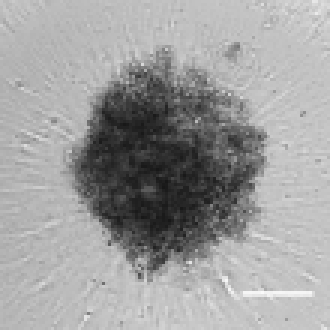
#> input picture img/sample_NonspheroidDead.png, 110 x 110 px (shown 3 times larger)
$ python -i segmentSpheroid.py   (imports and definitions only)
#> lines starting #> are read from the running program, lines starting #| are printed output that depends on the picture; after the words box and inside, x2 and y2 are one past the last pixel; in counts of white or black regions, pixels touching at a corner belong together
def segmentSpheroid(inputImagePath,dilationDisk = 12,blockSize = 501, minSpheroidArea = 100):
    # [6 lines of commented-out code are left out]

#> called with inputImagePath = 'img/sample_NonspheroidDead.png', dilationDisk = 12, blockSize = 501, minSpheroidArea = 100
    import skimage
    import math
    import cv2
    from scipy import ndimage
    from skimage import measure,morphology
    #import matplotlib.pyplot as plt
    import numpy as np

    inputImage = cv2.imread(inputImagePath,0) #0 = grey, 1=RGB, ..
#> inputImage is the input picture: shape (110, 110); min 23, max 250, mean 158.3
    processedImage = skimage.util.img_as_ubyte(inputImage) #convert to unsigned 8bit

    # here error for conversion
    thresholdedImage = cv2.adaptiveThreshold(processedImage,255,cv2.ADAPTIVE_THRESH_GAUSSIAN_C,cv2.THRESH_BINARY_INV,blockSize,0) #return inverted threshold, 0 = threshold correction factor
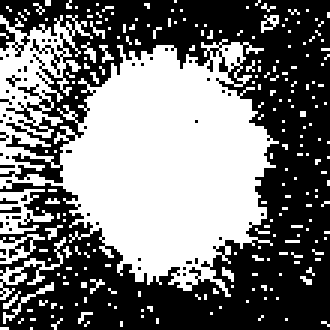
#> thresholdedImage: shape (110, 110) (shown 3 times larger); 46.8% white; 225 white regions (220 under 20 px)
    selem = skimage.morphology.disk(dilationDisk)

    thresholdedImage = cv2.dilate(thresholdedImage,selem,iterations = 1)
#> thresholdedImage: shape (110, 110); every value is 255

    thresholdedImage = ndimage.binary_fill_holes(thresholdedImage)
#> thresholdedImage: shape (110, 110) bool; every value is 1

    labeledImage = measure.label(thresholdedImage)
#> labeledImage: shape (110, 110) int32; every value is 1
    allProperties = measure.regionprops(labeledImage)
#> allProperties = 1 regions; box (x1, y1, x2, y2) and area: (0, 0, 110, 110) 12100


    imageHeight, imageWidth = thresholdedImage.shape[:2]
#> imageHeight = 110; imageWidth = 110
    #initialize empty arrays for area and distance filtering
    areas=np.empty(len(allProperties))
#> areas = [0]
    distancesToCenter = np.empty(len(allProperties))
#> distancesToCenter = [0]
    labels = np.empty(len(allProperties))
#> labels = [0]

    #find the index connected area which is closest to center of the image also area filter
    i = 0
    for props in allProperties:
        y0, x0 = props.centroid
        distance = math.sqrt((y0 -imageHeight/2)**2 + (x0 -imageWidth/2)**2)
        distancesToCenter[i] = distance
        areas[i] = props.area
        labels[i] = props.label
        i=i+1
#> this loop made 1 pass
#> (y0, x0, distance, i) on pass 1: (54.5, 54.5, 0.707, 1)
#> after the loop, areas = [12100]; distancesToCenter = [0.707]; i = 1; labels = [1]

    #filter by area
    distancesToCenter = distancesToCenter[areas>minSpheroidArea]
    labels = labels[areas>minSpheroidArea]
    # filter by distance and get the index
    indexOfMinDistance = labels[distancesToCenter == min(distancesToCenter)]
#> indexOfMinDistance = [1]
    indexOfMinDistance = indexOfMinDistance.astype(int) -1
#> indexOfMinDistance = [0]

#> (the run stopped early here; a loop or call above may not have finished)

$ run again, on img/sample_NonspheroidHealthy.png
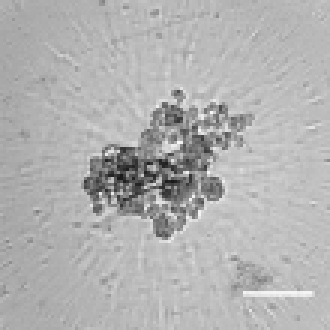
#> input picture img/sample_NonspheroidHealthy.png, 110 x 110 px (shown 3 times larger)
#> in segmentSpheroid, inputImage is the input picture: shape (110, 110); min 25, max 248, mean 177.7
#> in segmentSpheroid, `thresholdedImage = cv2.adaptiveThreshold(processedImage,255,cv2.ADAPTI..`:
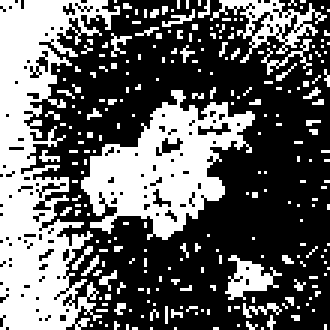
#> thresholdedImage: shape (110, 110) (shown 3 times larger); 38.8% white; 248 white regions (240 under 20 px)
#> labeledImage: shape (110, 110) int32; every value is 1
#> allProperties = 1 regions; box (x1, y1, x2, y2) and area: (0, 0, 110, 110) 12100
#> in segmentSpheroid, `areas=np.empty(len(allProperties))`: areas = [0]
#> the loop in segmentSpheroid, `for props in allProperties:` made 1 pass
#> (y0, x0, distance, i) on pass 1: (54.5, 54.5, 0.707, 1)
#> after the loop in segmentSpheroid, `for props in allProperties:`: areas = [12100]; distancesToCenter = [0.707]; i = 1; labels = [1]
#> in segmentSpheroid, `indexOfMinDistance = indexOfMinDistance.astype(int) -1`: indexOfMinDistance = [0]

$ run again, on img/sample_SpheroidHealthy.png
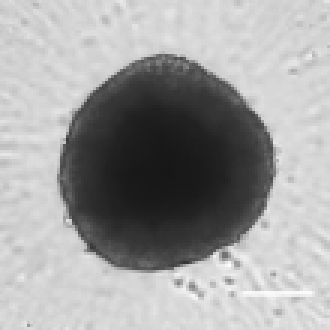
#> input picture img/sample_SpheroidHealthy.png, 110 x 110 px (shown 3 times larger)
#> in segmentSpheroid, inputImage is the input picture: shape (110, 110); min 23, max 254, mean 159.8
#> in segmentSpheroid, `thresholdedImage = cv2.adaptiveThreshold(processedImage,255,cv2.ADAPTI..`:
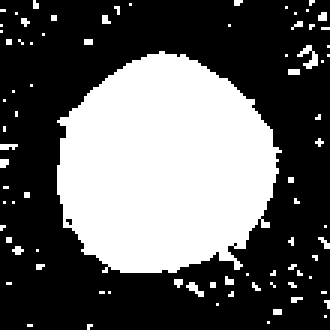
#> thresholdedImage: shape (110, 110) (shown 3 times larger); 37% white; 81 white regions (79 under 20 px), largest, box (x1, y1, x2, y2) and area: (19, 17, 94, 91) 4188, (99, 15, 106, 23) 25
#> in segmentSpheroid, `thresholdedImage = cv2.dilate(thresholdedImage,selem,iterations = 1)`:
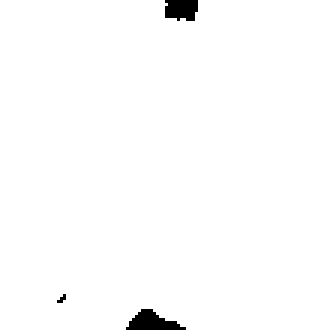
#> thresholdedImage: shape (110, 110) (shown 3 times larger); 98.7% white; 3 black regions (1 under 20 px), largest, box (x1, y1, x2, y2) and area: (42, 103, 62, 110) 82, (55, 0, 66, 7) 67
#> labeledImage: shape (110, 110) int32; values 0 (black) and 1 (white), 98.8% white; 2 black regions
#> allProperties = 1 regions; box (x1, y1, x2, y2) and area: (0, 0, 110, 110) 11951
#> in segmentSpheroid, `areas=np.empty(len(allProperties))`: areas = [0]
#> the loop in segmentSpheroid, `for props in allProperties:` made 1 pass
#> (y0, x0, distance, i) on pass 1: (54.43, 54.5, 0.759, 1)
#> after the loop in segmentSpheroid, `for props in allProperties:`: areas = [11951]; distancesToCenter = [0.759]; i = 1; labels = [1]
#> in segmentSpheroid, `indexOfMinDistance = indexOfMinDistance.astype(int) -1`: indexOfMinDistance = [0]
